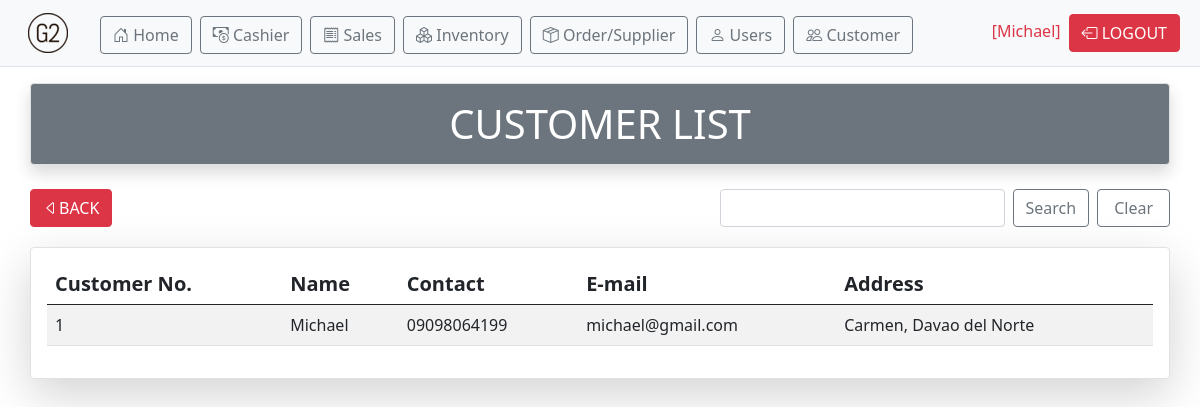
The page /customer.php (signed in) on the database its author committed.
### tables this page shows
CREATE TABLE `customer_list` (
  `customer_id` int(11) NOT NULL,
  `customer_name` varchar(150) NOT NULL,
  `customer_contact` varchar(50) DEFAULT NULL,
  `customer_email` varchar(50) DEFAULT NULL,
  `customer_address` varchar(150) DEFAULT NULL
);

### customer.php (the view, shortened to what this page needs)
<?php
$con = connection();
$sql = "SELECT * FROM customer_list";
$table = $con->query($sql) or die ($con->error);
$row = $table->fetch_assoc();
?>
<!DOCTYPE html>
<html lang="en">
<head>
	<link rel="stylesheet" href="css/bootstrap.min.css">
	<link rel="stylesheet" href="https://cdn.jsdelivr.net/npm/bootstrap-icons@1.10.2/font/bootstrap-icons.css">
</head>
<body>
	<?php include 'navbar.php' ?>
	<div class="container text-center mt-3 mb-4 p-3 border shadow bg-secondary text-white rounded h1">CUSTOMER LIST</div>
	<div class="container mb-3 p-0">
		<form class="d-flex" action="customer_result.php" method="GET">
			<div class="pe-2">
				<a class="btn btn-danger text-decoration-none text-white mb-1" href="products.php"><i class='bi bi-caret-left'></i>BACK</a>
			</div>
			<input class="w-25 ms-auto form-control me-2 mb-1" type="text" name="search1" id="search1">
			<button class="btn btn-outline-secondary me-2 mb-1" type="sumbit" name="query">Search</button>
			<a class="btn btn-outline-secondary pe-3 ps-3 mb-1" href="customer.php">Clear</a>
		</form>
	</div>
	<div class="container my-2 border shadow-lg p-3 bg-body rounded table-responsive">
		<div class="row">
			<div class="col">
				<table class="table table-striped table-hover">
					<thead class="h5">
						<tr>
							<th>Customer No.</th>
							<th>Name</th>
							<th>Contact</th>
							<th>E-mail</th>
							<th>Address</th>
						</tr>
					</thead>
					<tbody>
						<?php do{ ?>
						<tr>
							<td><?php echo $row['customer_id']; ?></td>
							<td><?php echo $row['customer_name']; ?></td>
							<td><?php echo $row['customer_contact']; ?></td>
							<td><?php echo $row['customer_email']; ?></td>
							<td><?php echo $row['customer_address']; ?></td>
						</tr>
						<?php }while($row = $table->fetch_assoc()); ?>
					</tbody>
				</table>
			</div>
		</div>
	</div>
</body>
</html>

### rows shown on the page
customer_list: customer_id "1", customer_name "Michael", customer_contact "09098064199", customer_email "michael@gmail.com", customer_address "Carmen, Davao del Norte"

### other values the page prints
$_SESSION['UserLogin'] "Michael"
